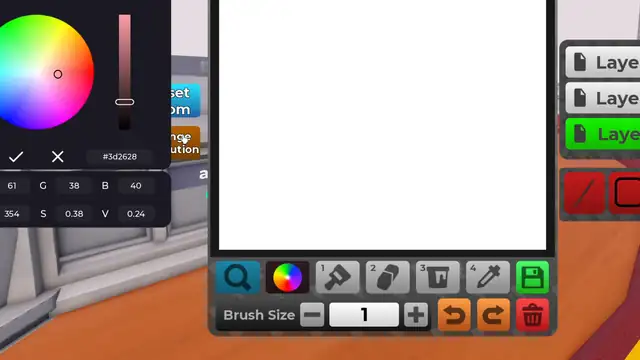
#> input picture assets/hints/draw_donate/area.webp, 640 x 360 px
$ python -i vision.py   (imports and definitions only)
#> lines starting #> are read from the running program, lines starting #| are printed output that depends on the picture
#> further down, picture is the input picture: PIL image 640x360 RGBA; mean R, G, B, A 168.9, 153.2, 146, 255
"""The AI image tools themselves (AI-001). Pure functions over PIL images.

Every function takes a SessionPool, the ModelStore and the device string, so
it runs the same way in the app worker and in tests. Results are PIL images
or float masks at the source resolution; applying them to the drawing is the
caller's job.
"""
from __future__ import annotations

import os
import subprocess
import tempfile
from pathlib import Path

import cv2
import numpy as np
from PIL import Image

from .models import ModelStore
from .runtime import SessionPool


# [8 lines left out: function _flat, not called in this run]


def _rgb(image: Image.Image) -> np.ndarray:
    return np.asarray(_flat(image), dtype=np.float32) / 255.0


def _normalize(rgb: np.ndarray, mean, std) -> np.ndarray:
    arr = (rgb - np.asarray(mean, np.float32)) / np.asarray(std, np.float32)
    return arr.transpose(2, 0, 1)[None].astype(np.float32)


def _resize(arr: np.ndarray, width: int, height: int, *, nearest: bool = False) -> np.ndarray:
    return cv2.resize(arr, (int(width), int(height)),
                      interpolation=cv2.INTER_NEAREST if nearest else cv2.INTER_LINEAR)


# [69 lines left out: functions _run_first, foreground_mask, apply_mask, depth_map, line_art, not called in this run]


# ----- flat "cartoon" look (no model) -------------------------------------------
def flatten(image: Image.Image, *, strength: int = 2) -> Image.Image:
    """Edge-preserving smoothing: large flat patches instead of photo noise, so
    a small palette draws faster and cleaner. Classic filters, no network."""
#> called with strength = 2
    rgba = np.array(image.convert("RGBA"))
    bgr = cv2.cvtColor(rgba[..., :3], cv2.COLOR_RGB2BGR)
    strength = max(1, min(4, int(strength)))
    scale = min(1.0, 1200.0 / max(bgr.shape[:2]))
#> scale = 1
    small = cv2.resize(bgr, None, fx=scale, fy=scale, interpolation=cv2.INTER_AREA) if scale < 1.0 else bgr
    for _ in range(strength * 2):
        small = cv2.bilateralFilter(small, 9, 75, 9)
#> this loop made 4 passes
#> pass 3, in flatten, `small = cv2.bilateralFilter(small, 9, 75, 9)`:
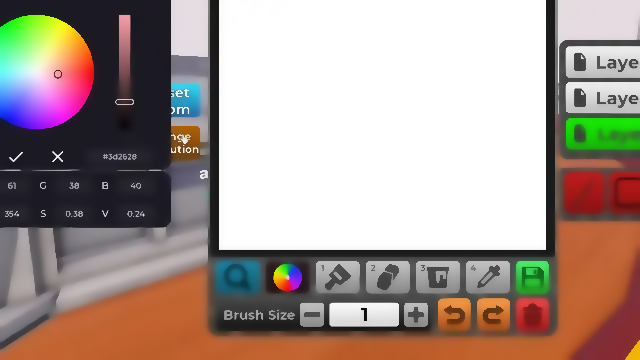
#> small: shape (360, 640, 3); mean B, G, R 145.9, 153.3, 169
    small = cv2.pyrMeanShiftFiltering(small, 8 + 6 * strength, 24 + 14 * strength)
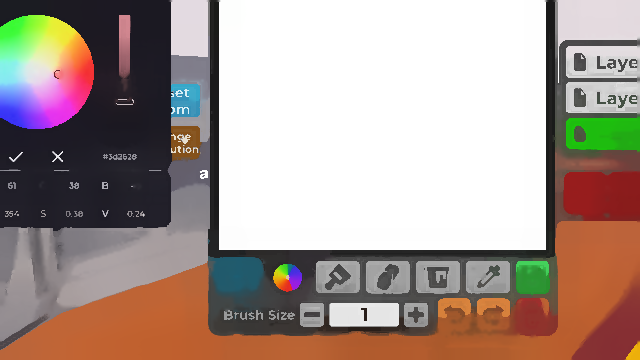
#> small: shape (360, 640, 3); mean B, G, R 146.3, 153.6, 169.7
    if scale < 1.0:
        small = cv2.resize(small, (bgr.shape[1], bgr.shape[0]), interpolation=cv2.INTER_LINEAR)
    rgba[..., :3] = cv2.cvtColor(small, cv2.COLOR_BGR2RGB)
    return Image.fromarray(rgba, "RGBA")


# ----- upscale -------------------------------------------------------------------
# [37 lines left out: function upscale, not called in this run]


# ----- click to select (SAM 2.1) ---------------------------------------------------
class ObjectSelector:
    """Encodes one picture once; every click then runs only the small decoder.
    Points are in source pixels; positive points add, negative points remove."""

    # [79 lines left out: functions __init__, mask, erase, not called in this run]

>>> from PIL import Image
>>> picture = Image.open('../../assets/hints/draw_donate/area.webp')
>>> result = flatten(picture)
